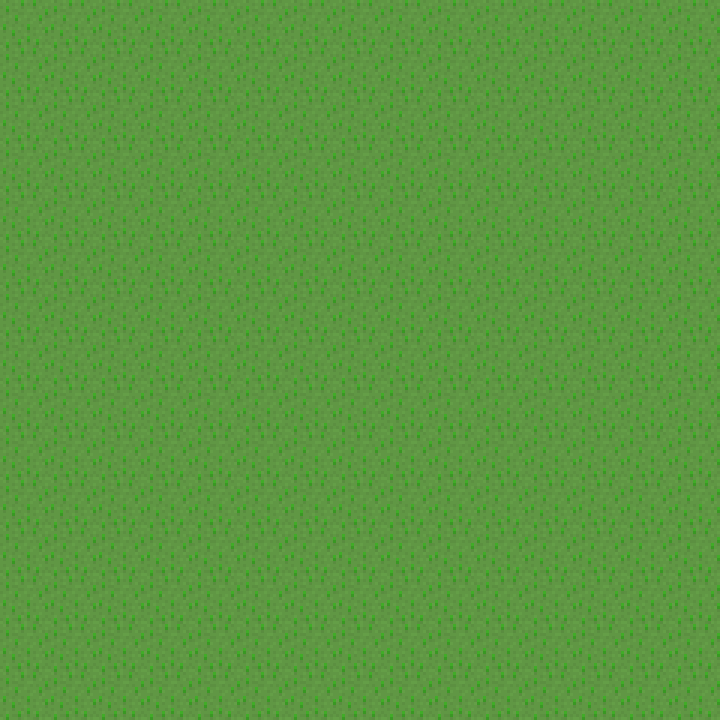

Tiled map render using the project's own tile images. Description and the map definition, with tile-layer contents summarised, below:
An orthogonal 15x15 tile map with 48x48 px tiles, 2 tile layers (background, castle), 3 tilesets and 220 objects (90x Wall, 73x Box, 18x Speed_Up, 12x Bomb_Up, 12x PowerUp, ...).

<map version="1.0" orientation="orthogonal" renderorder="right-down" width="15" height="15" tilewidth="48" tileheight="48" nextobjectid="648">
 <tileset firstgid="1" name="sprites3x" tilewidth="48" tileheight="48" tilecount="285">
  <image source="sprites3x.png" trans="ff00ff" width="720" height="912" />
 </tileset>
 <tileset firstgid="286" name="powerups" tilewidth="48" tileheight="48" tilecount="21">
  <image source="Powerups.png" trans="ff00ff" width="1008" height="48" />
 </tileset>
 <tileset firstgid="307" name="castlesprites" tilewidth="48" tileheight="48" tilecount="2">
  <image source="castlesprites.png" trans="ff00ff" width="96" height="48" />
 </tileset>
 <objectgroup name="Boxes" width="48" height="48">
  <!-- 220 objects omitted --></objectgroup>
 <layer name="background" width="15" height="15">
  <data>[225 cells, 225 non-empty, 1 distinct tile ids]</data>
 </layer>
 <layer name="castle" width="15" height="15">
  <data>[225 cells, 0 non-empty, 0 distinct tile ids]</data>
 </layer>
</map>
<!-- 220 of 220 objects omitted -->
